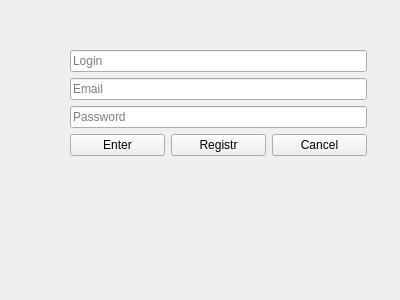
<?xml version="1.0" encoding="UTF-8"?>
<ui version="4.0">
 <class>FormAuthReg</class>
 <widget class="QWidget" name="FormAuthReg">
  <property name="geometry">
   <rect>
    <x>0</x>
    <y>0</y>
    <width>400</width>
    <height>300</height>
   </rect>
  </property>
  <property name="windowTitle">
   <string>Form</string>
  </property>
  <widget class="QWidget" name="verticalLayoutWidget">
   <property name="geometry">
    <rect>
     <x>70</x>
     <y>50</y>
     <width>297</width>
     <height>181</height>
    </rect>
   </property>
   <layout class="QVBoxLayout" name="verticalLayout">
    <item>
     <widget class="QLineEdit" name="lineEdit_Login">
      <property name="placeholderText">
       <string>Login</string>
      </property>
     </widget>
    </item>
    <item>
     <widget class="QLineEdit" name="lineEdit_Email">
      <property name="placeholderText">
       <string>Email</string>
      </property>
     </widget>
    </item>
    <item>
     <widget class="QLineEdit" name="lineEdit_Pass">
      <property name="placeholderText">
       <string>Password</string>
      </property>
     </widget>
    </item>
    <item>
     <layout class="QHBoxLayout" name="horizontalLayout">
      <item>
       <widget class="QPushButton" name="pushButton_Enter">
        <property name="text">
         <string>Enter</string>
        </property>
       </widget>
      </item>
      <item>
       <widget class="QPushButton" name="pushButton_Reg">
        <property name="text">
         <string>Registr</string>
        </property>
       </widget>
      </item>
      <item>
       <widget class="QPushButton" name="pushButton_cancel">
        <property name="text">
         <string>Cancel</string>
        </property>
       </widget>
      </item>
     </layout>
    </item>
    <item>
     <widget class="QLabel" name="regAndAuthStatus">
      <property name="text">
       <string/>
      </property>
     </widget>
    </item>
   </layout>
  </widget>
 </widget>
 <resources/>
 <connections/>
</ui>
